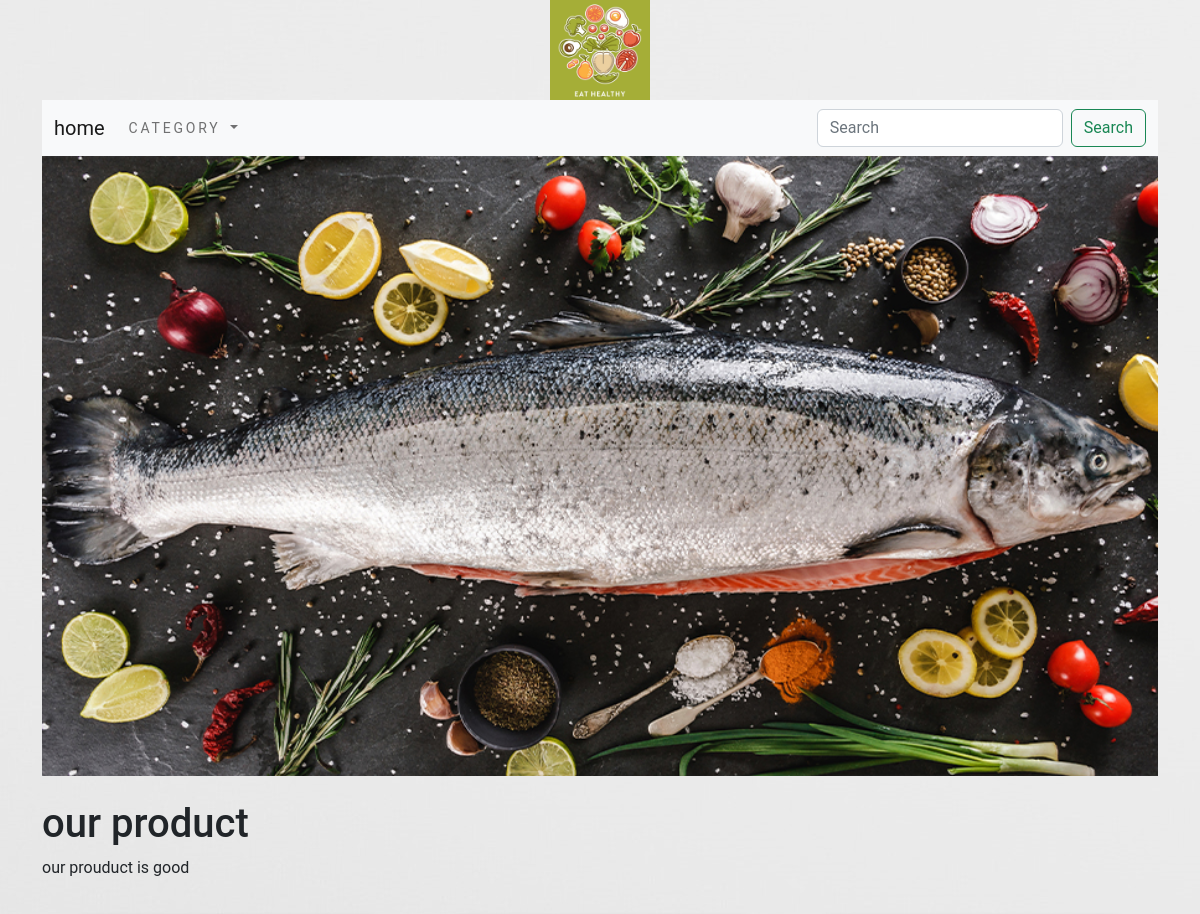
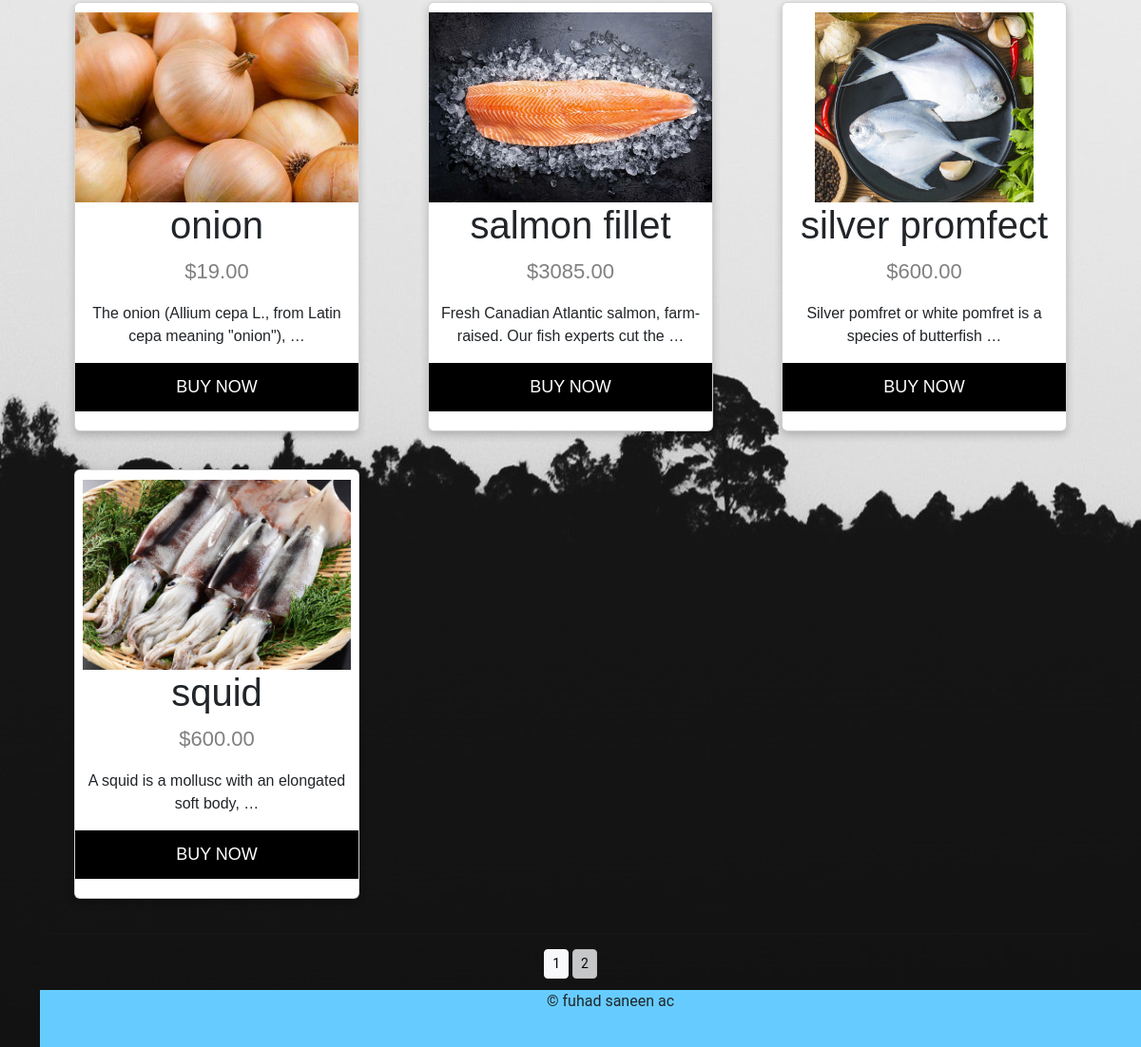
Screenshot of /shop/?page=2 with the database file from the repository (2 pictures, top to bottom).
### shop/models.py (models this page shows, shortened)
class Product(models.Model):
    name=models.CharField(max_length=250,unique=True)
    slug=models.SlugField(max_length=250,unique=True)
    desc=models.CharField(max_length=2500,blank=True)
    price=models.DecimalField(max_digits=10,decimal_places=2)
    category=models.ForeignKey(Category,on_delete=models.CASCADE)
    img=models.ImageField(upload_to='product',blank=True)
    stock=models.IntegerField()
    available=models.BooleanField(default=True)
    created=models.DateTimeField(auto_now_add=True)
    update=models.DateTimeField(auto_now=True)
    class Meta:
        ordering=('name',)
        verbose_name='product'
        verbose_name_plural='products'
    def get_url(self):
        return reverse('shop:proDetails',args=[self.category.slug,self.slug])

### shop/views.py (the view)
# urls.py: path('',views.allprodcat,name='allprodcat'),
def allprodcat(request,c_slug=None):
    c_page=None
    products_list=None
    if c_slug!=None:
        c_page=get_object_or_404(Category,slug=c_slug)
        products_list= Product.objects.all().filter(category=c_page,available=True)
    else:
        products_list=Product.objects.all().filter(available=True)
    paginator=Paginator(products_list,6)
    try:
        page=int(request.GET.get('page','1'))
    except:
        page=1
    try:
        products=paginator.page(page)
    except (EmptyPage,InvalidPage):
        products=paginator.page(paginator.num_pages)
    return render(request,'category.html',{'category':c_page,'products':products})

### cart/context_processors.py (called while the page is built)
def counter(request):
    item_count=0
    if 'admin' in request.path:
        return  {}
    else:
        try:
            cart=Cart.objects.filter(cart_id=_cart_id(request))
            car_items=CartItem.objects.all().filter(cart=cart[:1])
            for cart_item in car_items:
                item_count += cart_item.quantity
        except Cart.DoesNotExist:
            item_count=0
    return dict(item_count=item_count)

### cart/views.py (called while the page is built)
def _cart_id(request):
    cart=request.session.session_key
    if not cart:
        cart=request.session.create()
    return cart

### shop/context_processors.py (called while the page is built)
def menu_links(request):
    links=Category.objects.all()
    return dict(links=links)

### shop/models.py (called while the page is built)
    def get_url(self):
        return reverse('shop:product_by_category',args=[self.slug])

### templates/category.html (shortened to what this page needs)
{% extends 'base.html' %}
{% load static %}
{% block content %}
<div>
    {% if category %}
    <img src="{{category.img.url}}" width="100%" alt="{{category.name}}">
</div>
<br>
<div>
<h1>{{category.name}}</h1>
<p>{{category.desc}}</p>
</div>
    {% else %}
<div>
<img src="{% static 'img/banner.jpg' %}" WIDTH="100%" alt="{{category.name}}">
</div>
<br>
<div>
<h1>our product</h1>
<p>our prouduct is good</p>
</div>
{% endif %}
<div class="container text-center">
  <div class="row row-cols-3">
        {% for products in products.object_list %}
        <div CLASS="span" >
            <div class="card" >
                <div class="center">
              <img src="{{products.img.url}}" alt="{{products.name}}" height="200px" width="100%"  align="middle">
                </div>
              <h1>{{products.name}}</h1>
              <p class="price">${{products.price}}</p>
              <p>{{ products.desc|truncatewords:10}}</p>
              <a href="{{products.get_url}}"><button>BUY NOW</button></a>
            </div>
        </div>
        {% endfor %}
    </div>
    <div class="mx-auto">
        {% if products.paginator.num_pages > 1 %}
        <hr>
        <div class="text-center">
            {% for pg in products.paginator.page_range %}
            <a href="?page={{pg}}" class="btn btn-light btn-sm {% if products.number == pg %} active {% endif %}">{{pg}}</a>
            {% endfor %}
            <br>
            <br>
            <br>
        </div>
        {% endif %}
    </div>
 </div>
{% endblock %}

### static/css/custom.css (style rules this page uses)
.span { padding-top: 20px; padding-bottom: 20px; }
.center { display: block; margin-left: auto; margin-right: auto; }
.card { box-shadow: 0 4px 8px 0 rgba(0, 0, 0, 0.2); max-width: 300px; margin: auto; text-align: center; font-family: arial; padding-top: 10px; padding-bottom: 20px; }
.price { color: grey; font-size: 22px; }
.card button { border: none; outline: 0; padding: 12px; color: white; background-color: #000; text-align: center; cursor: pointer; width: 100%; font-size: 18px; }
html, body { height: 100%; width: 100%; margin: 0; font-family: 'Roboto', sans-serif; }

### rows the page displays
Product: img (picture), name "onion", price "19.00", desc "The onion (Allium cepa L., from Latin cepa meaning \"onion\"), …"
Product: img (picture), name "salmon fillet", price "3085.00", desc "Fresh Canadian Atlantic salmon, farm-raised. Our fish experts cut the …"
Product: img (picture), name "silver promfect", price "600.00", desc "Silver pomfret or white pomfret is a species of butterfish …"
Product: img (picture), name "squid", price "600.00", desc "A squid is a mollusc with an elongated soft body, …"

### other values shown
{{ pg }} "1" "2"
